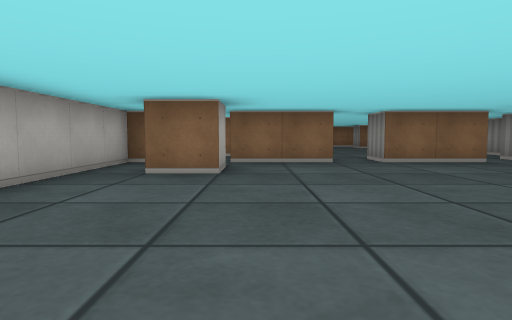
[1] (above)

21 first-person views from a walk through a cub3D ray-caster map. The camera is about half as high as the walls, tilts 4° down and sees 75° across. The floor is counted in squares. Each view is taken from the middle of a square. On the plan, view 1 faces up. The plan holds only what a view shows up to about 9 squares ahead; the rest is blank.

[2]
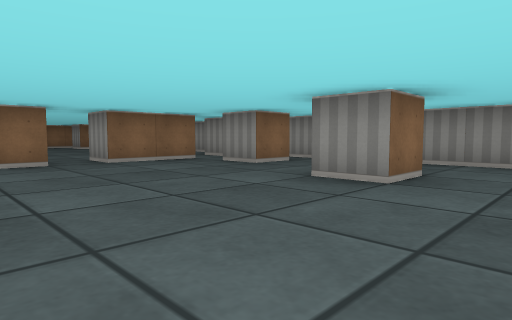

[3]
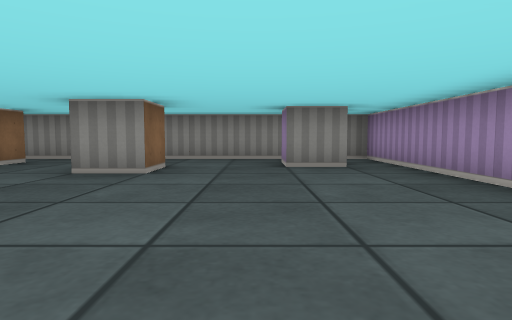

[4]
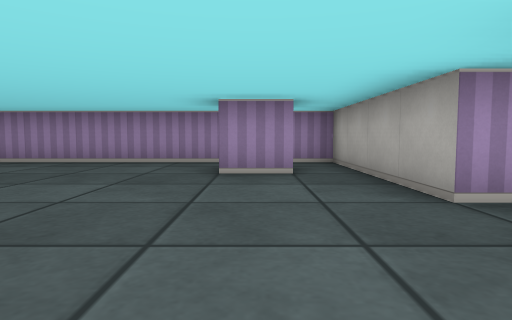

[5]
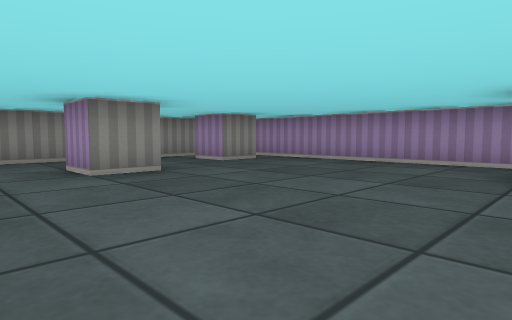

[6]
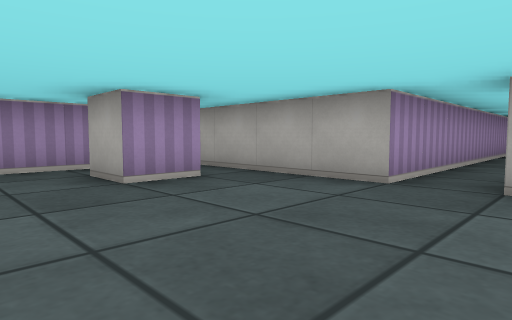

[7]
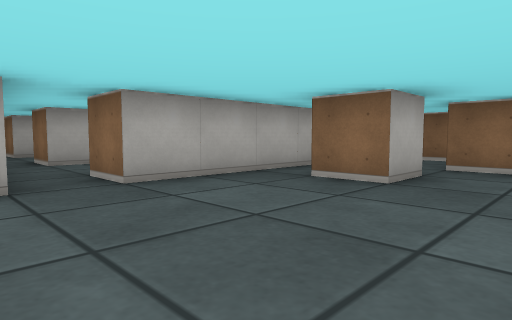

[8]
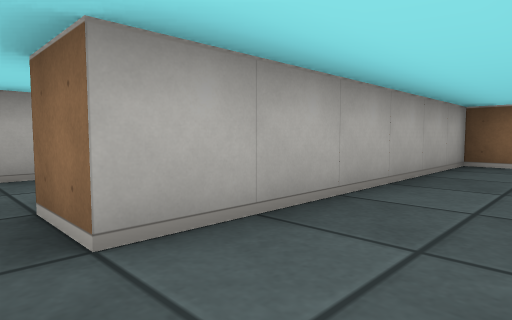

[9]
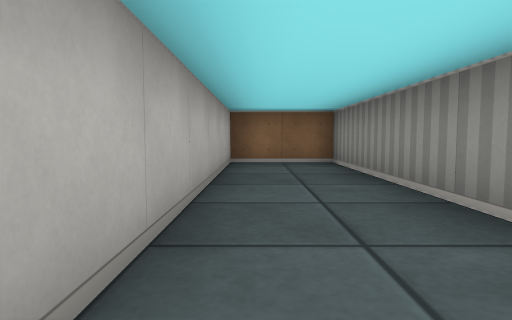

[10]
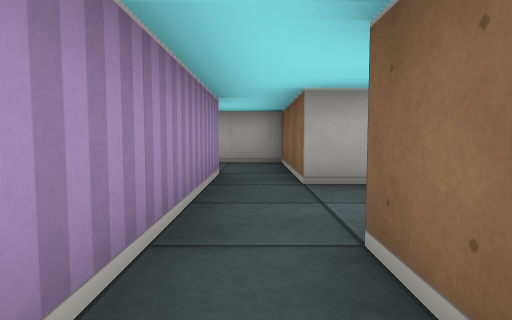

[11]
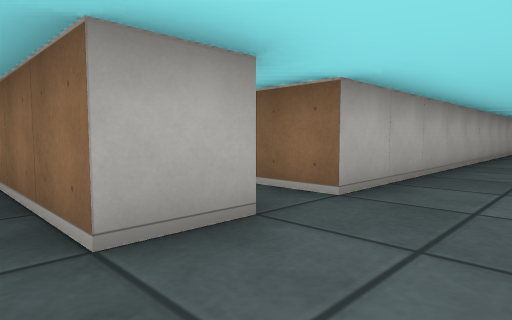

[12]
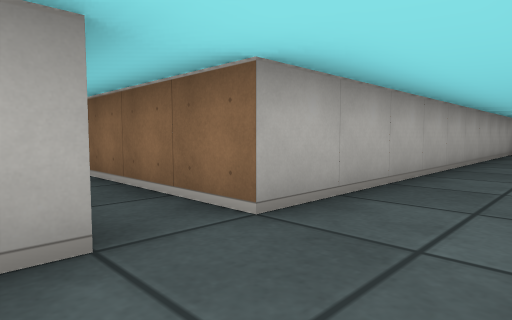

[13]
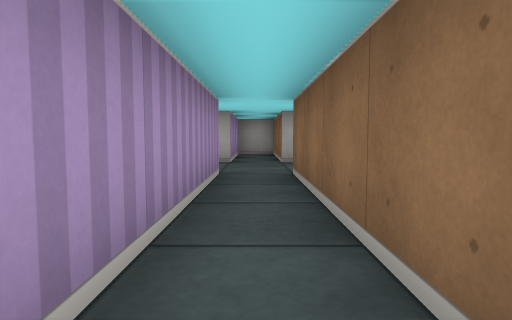

[14]
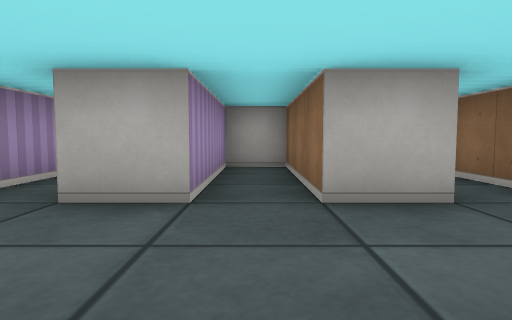

[15]
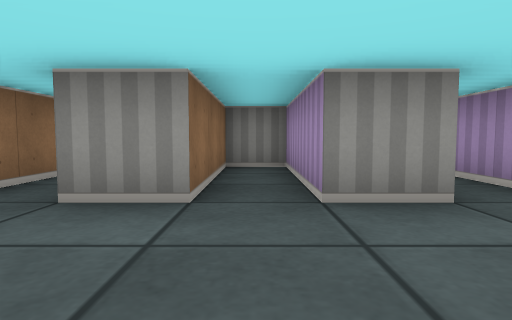

[16]
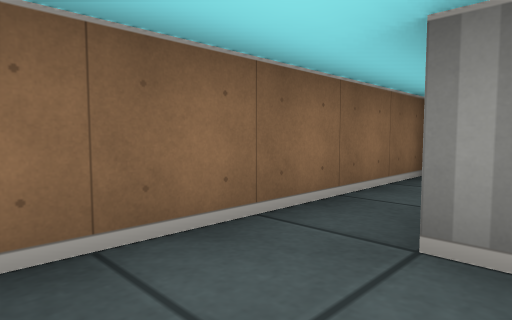

[17]
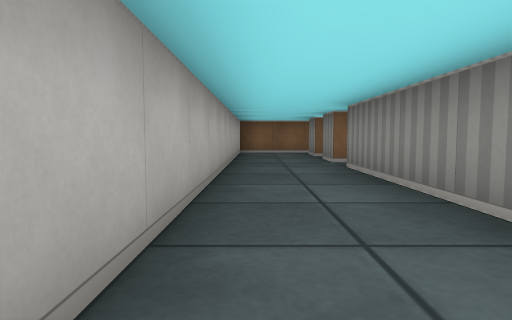

[18]
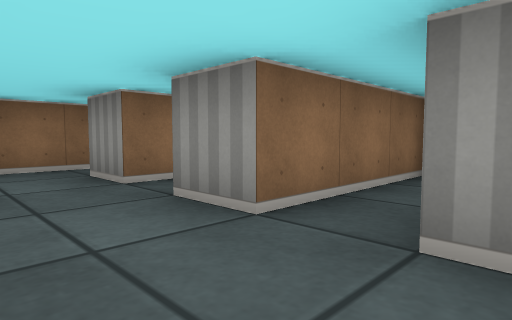

[19]
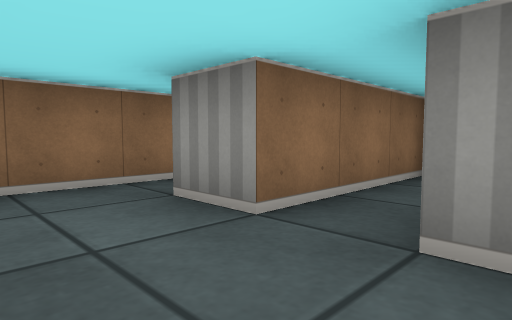

[20]
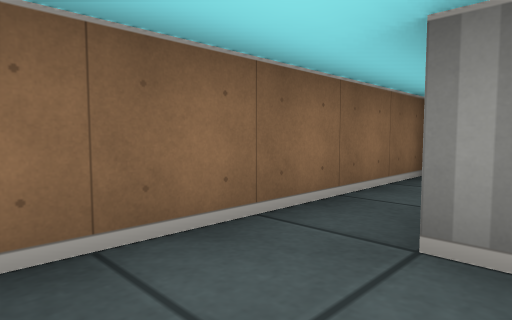

[21]
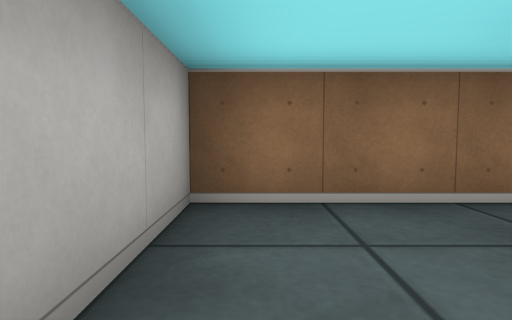

### Floor plan
Points are (right, up) in squares from view 1. A wall is a line through its corners. A room is listed if a view was taken in it or the views show most of it. See-through windows are left out.
Room 1 (views 1, 2, 3, 4, 5, 6, 7)
walls: (4.6, 1.5) (3.5, 1.5) (3.5, 2.5) (4.5, 2.5); (5.5, 4.5) (4.5, 4.5) (4.5, 5.5); (-1.6, -0.5) (-0.5, -0.5) (-0.5, -1.5); (-0.5, 5.6) (-0.5, 4.5) (-1.5, 4.5); (4.5, -1.6) (4.5, -0.5) (5.5, -0.5); (1.6, 6.5) (-0.5, 6.5); (4.6, 6.5) (2.5, 6.5) (2.5, 7.5); (-3.5, 1.5) (-2.5, 1.5) (-2.5, -2.5) (6.5, -2.5) (6.5, 5.4); (5.5, 6.6) (5.5, 7.5); (-2.5, 6.5) (-2.5, 2.5) (-3.5, 2.5)
ways out: opening at (-3, 2) to room 2; opening at (-1, 7); opening at (2, 7); opening at (5, 7)
Room 2 (views 8, 9, 10)
walls: (-3.5, 3.9) (-3.5, 8.5) (-5.5, 8.5) (-5.5, 2.5); (-5.5, 1.5) (-3.5, 1.5)
ways out: opening at (-3, 2) to room 1; opening at (-6, 2) to room 3
Room 3 (views 11, 12)
walls: (-9.5, 1.5) (-5.5, 1.5); (-8.5, 3.5) (-8.5, 2.5) (-9.5, 2.5); (-5.5, 2.5) (-6.5, 2.5)
ways out: opening at (-6, 2) to room 2; opening at (-7.5, 3) to room 4; opening at (-9, 2) to room 9
Room 4 (views 13, 14, 17, 18, 19)
walls: (-6.5, 5.9) (-6.5, 9.5); (-8.5, 11.5) (-8.5, 4.5) (-12.5, 4.5) (-12.5, 5.5); (-12.5, 3.5) (-8.5, 3.5); (-3.4, 10.5) (-6.5, 10.5) (-6.5, 11.5); (-14.5, 5.6) (-14.5, 4.5) (-17.5, 4.5) (-17.5, 3.5) (-14.5, 3.5)
ways out: opening at (-7.5, 3) to room 3; opening at (-13.5, 5) to room 5; opening at (-7.5, 11) to room 6; opening at (-13.5, 3)
Room 5 (views 15, 16)
walls: (-15.1, 6.5) (-16.2, 6.5); (-12.5, 5.5) (-9.5, 5.5) (-9.5, 6.5) (-12.5, 6.5) (-12.5, 7.5)
ways out: opening at (-13.5, 5) to room 4; opening at (-13.5, 7) to room 7
Room 6 (views 20, 21)
walls: (-3.4, 12.5) (-6.5, 12.5) (-6.5, 13.5); (-8.5, 13.5) (-8.5, 11.5)
ways out: opening at (-7.5, 11) to room 4; opening at (-7.5, 13) to room 8
Room 7 (no view inside)
walls: (-9.4, 8.5) (-13.9, 8.5)
ways out: opening at (-13.5, 7) to room 5
Room 8 (no view inside)
walls: (-3.4, 14.5) (-8.5, 14.5) (-8.5, 13.5)
ways out: opening at (-7.5, 13) to room 6
Room 9 (no view inside)
walls: (-9.5, 2.5) (-11.5, 2.5) (-11.5, 1.2)
ways out: opening at (-9, 2) to room 3; opening at (-10.5, 1)

Where each view was taken, in squares from view 1:
view 1: 0 up, 0 right, facing up
view 2: 0 up, 0 right, facing up-right
view 3: 0 up, 1 left, facing right
view 4: 4 up, 1 left, facing down
view 5: 4 up, 1 left, facing down-right
view 6: 3 up, 1 right, facing down-left
view 7: 1 up, 1 right, facing up-left
view 8: 2 up, 4 left, facing up-left
view 9: 2 up, 5 left, facing up
view 10: 2 up, 5 left, facing left
view 11: 2 up, 7 left, facing up-left
view 12: 3 up, 7 left, facing up-left
view 13: 4 up, 8 left, facing left
view 14: 4 up, 12 left, facing left
view 15: 6 up, 15 left, facing right
view 16: 7 up, 14 left, facing up-right
view 17: 4 up, 8 left, facing up
view 18: 9 up, 8 left, facing up-right
view 19: 11 up, 8 left, facing up-right
view 20: 13 up, 8 left, facing up-right
view 21: 12 up, 8 left, facing up
